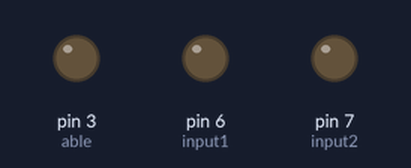
Bench run of a sketch on a simulated Arduino Uno, built with avr-gcc and run on an emulated ATmega328P. Shown: output pins drawn as LEDs (lit = HIGH).

Above: at 1.0 s.
At 3.0 s:
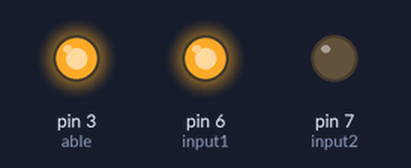
At 5.0 s:
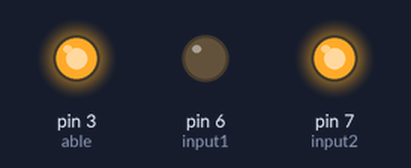
Timing chart, 0 to 9.2 s (numbered marks = the images above):
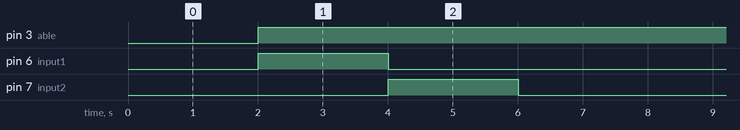

Measured:
- by itself, pin 3 (able): LOW → HIGH at 2.0 s
- by itself, pin 6 (input1), pin 7 (input2): alternates HIGH for 2.0 s and LOW for 6.0 s
- by itself, everything shown: repeats every 8.0 s, in 3 steps

The sketch:

motorDc_bidirec.ino
```cpp
// Conexiones del driver L293D para un motor DC
int able = 3;
int input1 = 6;
int input2 = 7;

void setup() {
  // Colocando los pines en modo salida
  pinMode(able, OUTPUT);
  pinMode(input1, OUTPUT);
  pinMode(input2, OUTPUT);
}

void loop() {
  // Iniciamos con el motor detenido
  digitalWrite(input1, LOW);
  digitalWrite(input2, LOW);
  delay(2000);

  // Máxima velocidad del motor
  analogWrite(able, 255);

  // Encendemos el motor
  digitalWrite(input1, HIGH);
  digitalWrite(input2, LOW);
  delay(2000);

  // Invertimos el sentido del giro del motor
  digitalWrite(input1, LOW);
  digitalWrite(input2, HIGH);
  delay(2000);

  // Apagamos el motor
  digitalWrite(input1, LOW);
  digitalWrite(input2, LOW);
  delay(2000);

  // // Turn on motors
  // digitalWrite(input1, HIGH);
  // digitalWrite(input2, LOW);

  // // Aumenta la velocidad de cero a máximo
  // for (int i = 0; i < 256; i=i+1) {
  //   analogWrite(able, i);
  //   delay(50);
  // }

  // // Disminuye la velocidad de máximo a cero
  // for (int i = 255; i >= 0; i=i-1) {
  //   analogWrite(able, i);
  //   delay(50);
  // }

}
```
